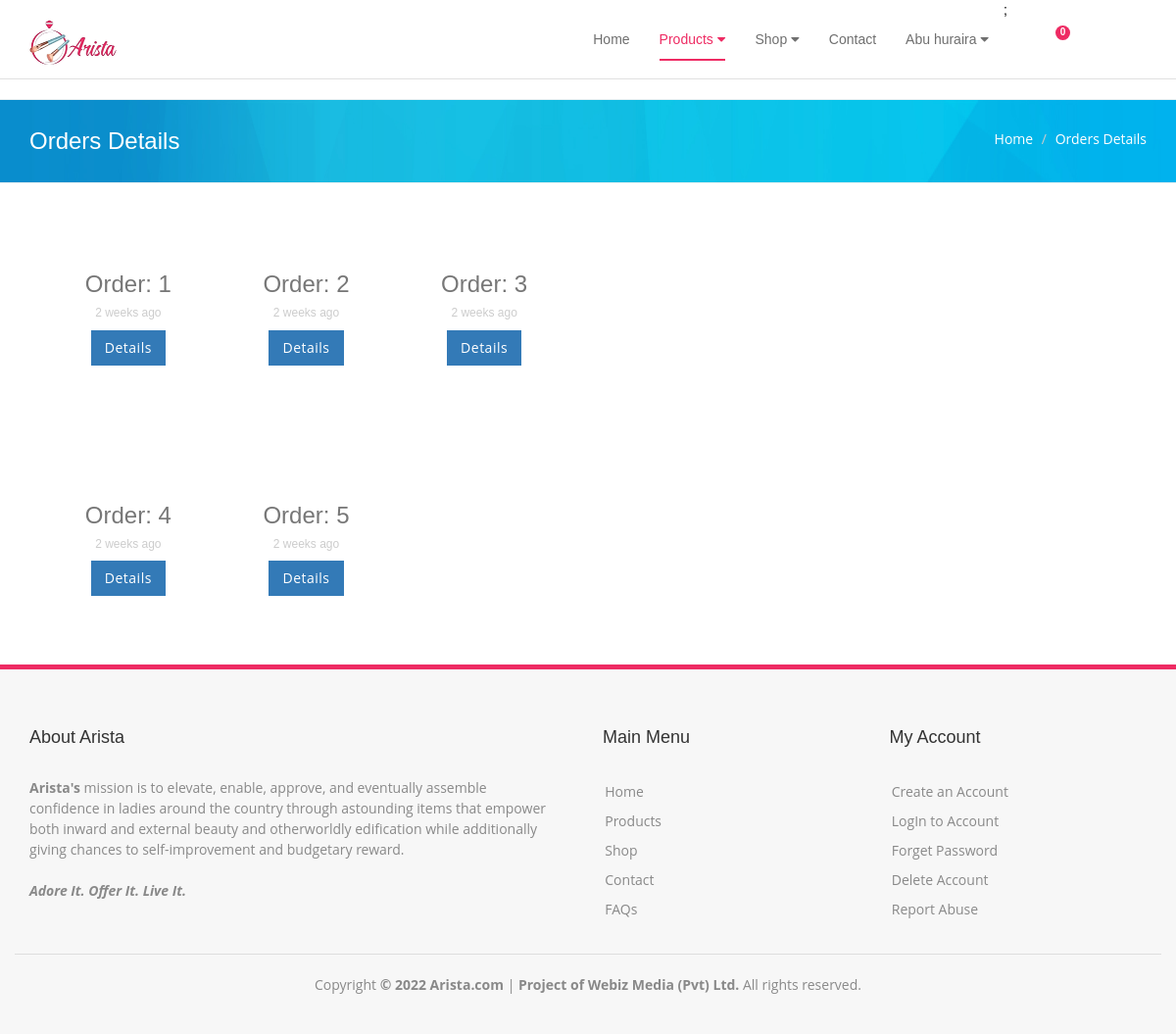
The app's page /website/checkout.php (signed in) with its own data.
### tables this page shows
CREATE TABLE `orders` (
  `o_id` int(11) NOT NULL,
  `o_date` datetime NOT NULL,
  `user_id` int(11) NOT NULL,
  `o_total` varchar(50) NOT NULL
);

### website/checkout.php (the view, shortened to what this page needs)
<?php
  include "../config.php";
  if (isset($_SESSION['u_id'])) {
    $u_id = $_SESSION['u_id'];
    $order_result = mysqli_query($conection,
    "SELECT * FROM orders
    join `user` on orders.user_id=user.id
    where user.id = '$u_id'"
  );
  }
  function humanTiming ($time)
    {
        $time = time() - $time;
        $time = ($time<1)? 1 : $time;
        $tokens = array (
            31536000 => 'year',
            2592000 => 'month',
            604800 => 'week',
            86400 => 'day',
            3600 => 'hour',
            60 => 'minute',
            1 => 'second'
        );
        foreach ($tokens as $unit => $text) {
            if ($time < $unit) continue;
            $numberOfUnits = floor($time / $unit);
            return $numberOfUnits.' '.$text.(($numberOfUnits>1)?'s':'');
        }
    }
    include 'header.php';
?>
<!DOCTYPE html>
<html lang="en">
<head>
  <link rel="stylesheet" href="css/orders.css" >
</head>
<body>
	<div class="page_title_ctn">
		<div class="container">
          <h2>Orders Details</h2>
          	<ol class="breadcrumb">
              <li><a href="index.php">Home</a></li>
              <li class="active"><span>Orders Details</span></li>
            </ol>
    	</div>
    </div>
    <div class="row d-flex justify-content-center mt-100 mb-100">
        <div class="text-center col-lg-6">
            <ul class="list-style-none">
                <?php
                if (isset($order_result)) {
                    $i = 0;
                    while ($row = mysqli_fetch_assoc($order_result)) {
                ?>
                    <div class="col-sm-4 col-md-4" style="margin-top:50px;margin-bottom:70px;">
                        <div class="ml-10">
                            <h3 class="mb-0 text-muted">Order: <?php echo ++$i ?></h3>
                        </div>
                        <div class="">
                            <h6 class="text-center d-inline"><?php echo humanTiming(strtotime($row['o_date'])) ?> ago</h6>
                            <div class="ml-auto">
                                <button class="btn btn-primary" type="button"  data-toggle="modal" data-target="<?php echo "#modal".$i?>">
                                    Details
                                </button>
                            </div>
                        </div>
                    </div>
                <?php
                    }
                }
                ?>
            </ul>
        </div>
    </div>
    <?php
include 'footer.php';
?>

### website/header.php (shortened to what this page needs)
<!DOCTYPE html>
<html lang="en">
    <head>
        <link href="vendor/bootstrap/css/bootstrap.css" rel="stylesheet">
        <link href="vendor/font-awesome/css/font-awesome.min.css" rel="stylesheet" type="text/css">
        <link rel="stylesheet" href="https://pro.fontawesome.com/releases/v5.10.0/css/all.css" />
        <link href="vendor/themify-icons/themify-icons.css" rel="stylesheet" type="text/css">
    	<link href="vendor/prettyPhoto/css/prettyPhoto.css" rel="stylesheet">
        <link rel="stylesheet" type="text/css" href="https://cdnjs.cloudflare.com/ajax/libs/OwlCarousel2/2.1.3/assets/owl.carousel.min.css" />
		<link rel="stylesheet" href="vendor/revolution-slider/revolution/css/settings.css">
        <link href="css/style.css" rel="stylesheet">
        <link href="css/custom.css" rel="stylesheet">
		<link rel="stylesheet" href="css/animate.css">
    </head>
<body >
   	<nav class="navbar navbar-default navbar-fixed divinnav">
        <div class="container">
            <div class="attr-nav">
            <ul>
                    <li class="dropdown">
                        <a href="cart.php" class="dropdown-toggle" data-toggle="dropdown">
                            <i class="far fa-shopping-bag"></i>
                            <?php  if (isset($_SESSION['u_id'])) { ?>
                            <span class="badge"><?php echo count(array_unique($_SESSION['cart'])) ?></span>
                            <?php } ?>
                        </a>
                    </li>
                    <li class="search"><a href="#"><i class="far fa-search"></i></a></li>
                    <li class="side-menu"><a href="#"><i class="far fa-bars"></i></a></li>
                </ul>
            </div>
            <div class="navbar-header">
                <a class="navbar-brand" href="index.php">
                <img src="images/Aristalogo.png" srcset="images/Aristalogo.png" class="logo logo-scrolled" alt="">
                </a>
            </div>
            <div class="collapse navbar-collapse" id="navbar-menu">
                <ul class="nav navbar-nav navbar-right" data-in="fadeInDown" data-out="fadeOutUp">
                <li class="new" ><a href="index.php">Home</a></li>
                <li class="dropdown" id='nav-link-0'>
                        <a data-toggle="dropdown">Products <i class="fa fa-caret-down"></i></a>
                        </li>
                        <li class="dropdown" id='nav-link-1'>
                        <a data-toggle="dropdown">Shop <i class="fa fa-caret-down"></i></a>
                        </li>
                        <?php
                 if(isset($_SESSION["u_id"])) {
				?>
                    <li class="new" id='nav-link-2'><a href="contact.php?id=<?php echo $_SESSION["u_id"] ?>">Contact</a></li>;
                <?php } else { ?>
                    <li class="new" id='nav-link-2'><a href="contact.php">Contact</a></li>
                <?php
                 }
                 if(isset($_SESSION["u_id"])) {
				?>
                <li class="dropdown" id='nav-link-3'>
                <a data-toggle="dropdown" ><?php echo $_SESSION["u_name"];?> <i class="fa fa-caret-down"></i></a>
                </li>
               	<?php
				}else{
				?>
                    <li class="new" id='nav-link-3'><?php echo "<a href='login.php?lastPage=".$_SERVER['REQUEST_URI']."'>Log in</a>"; ?></li>
                    <?php } ?>
                </ul>
            </div>
        </div>
    </nav>

### website/footer.php (shortened to what this page needs)
    <footer class="footerOneWhite wow fadeInDown">
	    	<div class="footer-widget-section">
	            <div class="container">
	                <div class="row">
	                    <div class="col-md-6 col-sm-6 col-xs-12">
	                        <div class="footer-widget widget_text">
	                             <h4>About Arista</h4>
	                            <p><b>Arista's</b> mission is to elevate, enable, approve, and eventually assemble confidence in ladies around the country through astounding items that empower both inward and external beauty and otherworldly edification while additionally giving chances to self-improvement and budgetary reward.<br><br>
									<strong><i> Adore It. Offer It. Live It.</i></strong>
								</p>
								</div>
	                    </div>
						<div class="col-md-3 col-sm-3 col-xs-6">
	                        <div class="footer-widget useful-links">
	                            <h4>Main Menu</h4>
	                            <ul class="list-unstyled">
	                                <li><a href="index.php"><i class="fa fa-angle-double-right"></i>Home</a></li>
	                                <li><a href="product.php"><i class="fa fa-angle-double-right"></i>Products</a></li>
	                                <li><a href="shop-single.php"><i class="fa fa-angle-double-right"></i>Shop</a></li>
	                                <li><a href="contact.php"><i class="fa fa-angle-double-right"></i>Contact</a></li>
									<li><a href="#"><i class="fa fa-angle-double-right"></i>FAQs</a></li>
								</ul>
	                        </div>
	                    </div>
	                    <div class="col-md-3 col-sm-3  col-xs-6">
	                        <div class="footer-widget useful-links">
	                            <h4>My Account</h4>
	                            <ul class="list-unstyled">
	                                <li><a href="signup.php"><i class="fa fa-angle-double-right"></i>Create an Account</a></li>
	                                <li><a href="login.php?lastPage=pop"><i class="fa fa-angle-double-right"></i>LogIn to Account</a></li>
	                                <li><a href="#"><i class="fa fa-angle-double-right"></i>Forget Password</a></li>
								<?php if(isset($_SESSION["u_id"])) { ?>
									<li><a href="../user/delete.php?id=<?php echo $_SESSION["u_id"]; ?>"><i class="fa fa-angle-double-right"></i>Delete Account</a></li>
								<?php } else { ?>
									<li><a href="login.php?lastPage=pop"><i class="fa fa-angle-double-right"></i>Delete Account</a></li>
								<?php } ?>
									<li><a href="contact.php"><i class="fa fa-angle-double-right"></i>Report Abuse</a></li>
	                            </ul>
	                        </div>
	                    </div>
	                </div>
	            </div>
	    	</div>
	        <div class="footer-bottom-section">
	        	<div class="container">
	            	<div class="row">
	                	<hr class="tail">
	                	<div class="col-md-12">
	                    	<div class="copyright">
	                        	<center><p>Copyright  <strong>&copy; <?php echo date("Y");?> Arista.com </strong>| <strong>Project of Webiz Media (Pvt) Ltd.</strong> All rights reserved.</p></center>
	                        </div>
	                        <div class="social">
	                        	<ul class="list-inline">
	                            	<li><a href="#"><i class="fa fa-facebook"></i></a></li>
	                                <li><a href="#"><i class="fa fa-twitter"></i></a></li>
	                                <li><a href="#"><i class="fa fa-google-plus"></i></a></li>
	                                <li><a href="#"><i class="fa fa-pinterest"></i></a></li>
	                            </ul>
	                        </div>
	                    </div>
	                </div>
	            </div>
	        </div>
	    </footer>
  </body>
</html>

### website/css/style.css (style rules this page uses)
html, body { height: 100%; width: 100%; }
body { color:#000; font-family: 'Open Sans', sans-serif; }
nav { font-family: 'Raleway', sans-serif; font-weight: 400; }
a { color: #000000; -webkit-transition: all 0.35s; -moz-transition: all 0.35s; transition: all 0.35s; }
.btn, .btn:hover { -webkit-transition: all 0.35s; -moz-transition: all 0.35s; transition: all 0.35s; font-family: 'Open Sans', sans-serif; }
h1, h2, h3, h4, h5, h6 { font-family: 'Raleway', sans-serif; color:#333; font-weight: 300; }
p { line-height: 1.5; color:#898989; }
.b-white p h5, h6 { color:#666; }
.b-black p, h6, h5 { color:#ccc; }
.logo { padding-top: 5px; }
nav.navbar ul.nav > li > a:hover, nav.navbar ul.nav > li.active > a:hover, nav.navbar ul.nav li.active > a { border-bottom: 2px solid #ee2b63; }
nav.navbar.divinnav ul.dropdown-menu.megamenu-content .content ul.menu-col li a:hover, .check-list li:before, ul.cart-list > li > h6 > a, .attr-nav > ul > li > a:hover, .attr-nav > ul > li > a:focus, nav.navbar-sidebar ul.nav li.dropdown.on > a, nav.navbar-sidebar .dropdown .megamenu-content .col-menu.on .title, nav.navbar-sidebar ul.nav li.dropdown ul.dropdown-menu li a:hover, nav.navbar ul.nav li.dropdown.on > a, nav.navbar.navbar-inverse ul.nav li.dropdown.on > a, nav.navbar-sidebar ul.nav li.dropdown.on ul.dropdown-menu li.dropdown.on > a, nav.navbar .dropdown .megamenu-content .col-menu.on .title, nav.navbar ul.nav > li > a:hover, nav.navbar ul.nav > li.active > a:hover, nav.navbar ul.nav li.active > a, nav.navbar li.dropdown ul.dropdown-menu > li a:hover { color: #ee2b63; }
ul.cart-list > li.total > .btn, .attr-nav > ul > li > a span.badge, nav.navbar .share ul > li > a:hover, nav.navbar .share ul > li > a:focus { background-color: #ee2b63; }
.attr-nav { margin-left: 40px; }
@media (min-width: 1024px) { nav.navbar.divinnav ul.nav > li > a { padding: 10px 0px; } }
@media (min-width: 1024px) { nav.navbar.divinnav ul.nav > li { padding: 20px 15px; } }
.page_title_ctn { padding-top: 15px; padding-bottom: 15px; background-image: url(../images/bg_34.jpg); background-size: cover; border-bottom: 1px solid #ecf0f1; }
.breadcrumb { margin-bottom: 20px; list-style: none; background-color: transparent; border-radius: 0px; position: relative; margin-top: 15px; float: right; margin-bottom: 0; padding: 0; }
.breadcrumb > li { display: inline-block; }
.page_title_ctn h2 { font-weight: 400; margin-top: 10px; font-size: 24px; line-height: 34px; max-width: 420px; float: left; }
.page_title_ctn h1, .page_title_ctn h2, .breadcrumb, .breadcrumb a, .breadcrumb li.active { color: #ffffff; }
.footerOneWhite { background-color: #f7f7f7; padding: 50px 0 0; border-top: 5px solid #ee2b63; }
.footerOneWhite .footer-widget h4 { color: #333; margin-bottom: 30px; }
.footerOneWhite .footer-widget { color: #898989; }
.footerOneWhite .footer-widget.widget_text { padding-right:20px; }
.footerOneWhite .useful-links>ul>li>a { line-height: 30px; color: #898989; }
.footerOneWhite .footer-bottom-section { text-align:center; }
.footerOneWhite .footer-bottom-section .copyright, .footerOneWhite .footer-bottom-section .social a { color: #898989; }
.footerOneWhite .tail { border-color: rgba(0, 0, 0, 0.1); }
@media only screen and (max-width: 3500px) { body { overflow-x: hidden; } }

### website/css/default-template-style.css (style rules this page uses)
body { font-size:14px; }
.dart-fs-12, h6, .h6 { font-size:0.8571428571428571em; }
.dart-fs-18, h4, .h4 { font-size:1.2857142857142858em; }
.dart-fs-24, h3, .h3 { font-size:1.7142857142857142em; }
.dart-fs-30, h2, .h2 { font-size:2.142857142857143em; }
.tail { position: relative; display:block; border-color: rgba(255, 255, 255, 0.3); background-color: transparent; }
.btn { display:inline-block; border:2px solid transparent; letter-spacing: .5px; line-height: inherit; border-radius: 0; text-transform:capitalize; width: auto; font-family:'Raleway', sans-serif; font-weight: 500; transition-duration: 0.3s; transition: all 0.3s !important; transition-timing-function: ease-in-out }

### records on screen
orders: o_date "2 weeks"
orders: o_date "2 weeks"
orders: o_date "2 weeks"
orders: o_date "2 weeks"
orders: o_date "2 weeks"

### other values on screen
count(array_unique($_SESSION['cart'])) "0"
$_SESSION["u_name"] "Abu huraira"
